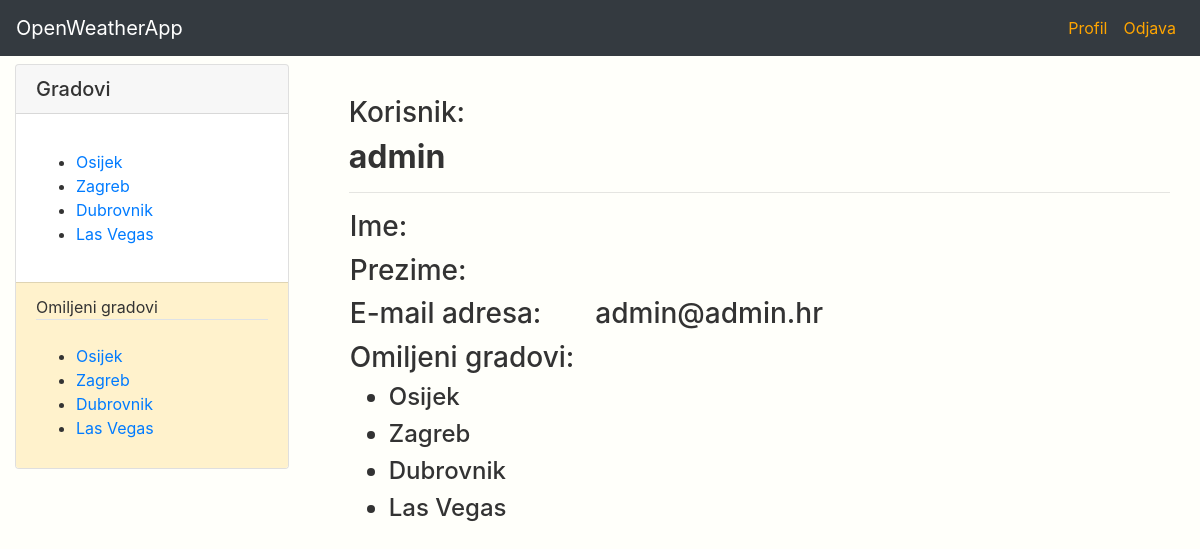
The app's page /users/profile/1/ (signed in), older data.
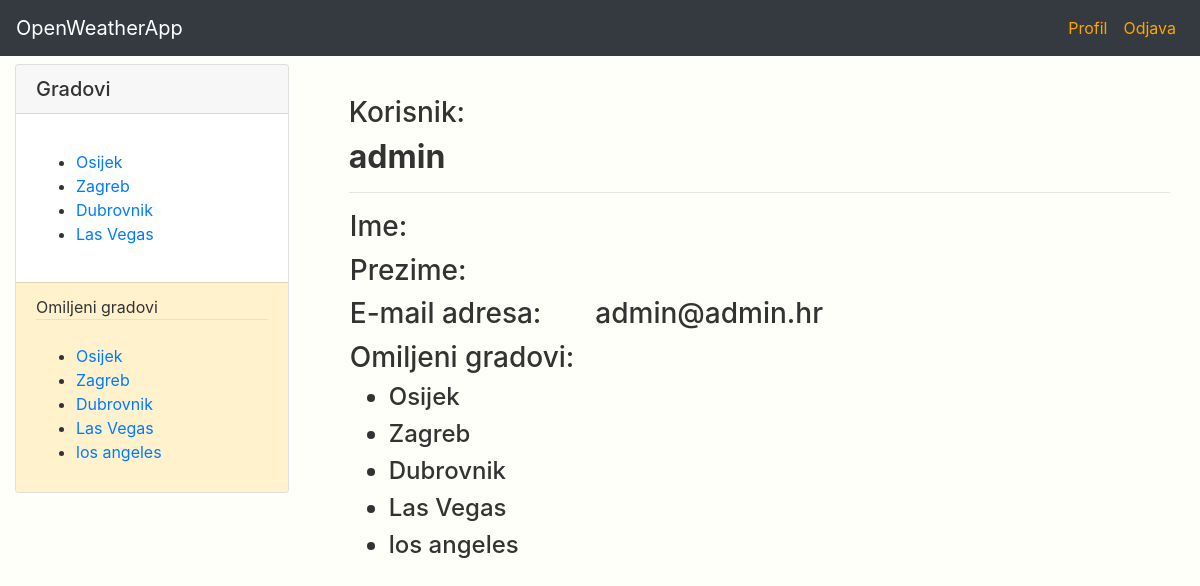
The same page, newer data.
### openweather/models.py (models this page shows, shortened)
class WeatherCity(models.Model):
    name = models.CharField(max_length=100)
    featured = models.BooleanField(default=False)
    favourite = models.ManyToManyField(settings.AUTH_USER_MODEL, blank=True)
    api_id = models.IntegerField(default=0)

### users/views.py (the view)
# urls.py: path('profile/<int:pk>/', Profile.as_view(), name='profile'),
class Profile(generics.RetrieveAPIView):
    renderer_classes = [TemplateHTMLRenderer]
    def get(self, request, *args, **kwargs):
        feat_cities = sidelist(request)
        favourite_cities = favourites(request)
        if request.user.pk == self.kwargs['pk']:
            user = request.user
            user = serializers.UserSerializer(user).data
            return Response({'current_user':user, 'feat_cities':feat_cities, 'favourite_cities':favourite_cities }, template_name='profile.html')
        else:
            return Response(status=status.HTTP_401_UNAUTHORIZED)

### openweather/views.py (called while the page is built)
def sidelist(request):
    queryset = WeatherCity.objects.filter(featured=True)
    serializer = serializers.CityListSerializer(queryset, many=True).data
    return serializer

### users/views.py (called while the page is built)
def favourites(request):
    queryset = 0
    if request.user.is_authenticated:
        user = request.user
        queryset = user.weathercity_set.all()
        return queryset
    else:
        return queryset

### users/templates/profile.html (shortened to what this page needs)
{% extends "base.html" %}
{% block content %}
{% if error %}
<div class="container-fluid" style="margin-top:2rem">
    <h1>
        Nemate pravo pristupa profilu.
    </h1>
    <br>
    <hr>
    <a href="{% url 'home' %}">Povratak na početnu.</a>
</div>
{% else %}
<div class="container-fluid" style="margin-top:2rem">
    <h3>Korisnik:</h3>
    <h2><b>{{ current_user.username }}</b></h2>
    <hr>
    <table>
        <tr>
            <td>
                <h3>Ime:</h3>
            </td>
            <td style="padding-left: 15pt;">
            </td>
        </tr>
        <tr>
            <td>
                <h3>Prezime:</h3>
            </td>
            <td style="padding-left: 15pt;">
            </td>
        </tr>
        <tr>
            <td>
                <h3>E-mail adresa:</h3>
            </td>
            <td style="padding-left: 15pt;">
                <h3>{{ current_user.email }}</h3>
            </td>
        </tr>
        <tr>
            <td>
                <h3>Omiljeni gradovi:</h3>
            </td>
        </tr>
    </table>
    <ul>
        {% for city in current_user.weathercity_set %}
        <h4>
            <li>{{ city.name }}</li>
        </h4>
        {% endfor %}
    </ul>
</div>
{% endif %}
{% endblock content %}

### openweather/templates/base.html (shortened to what this page needs)
{% load static %}
{% load crispy_forms_tags %}
<!DOCTYPE html>
<html lang="en">
<head>
  <link rel="stylesheet" href="https://stackpath.bootstrapcdn.com/bootstrap/4.4.1/css/bootstrap.min.css"
>
  <link rel="stylesheet" type="text/css" href="{% static 'openweather/main.css' %}">
</head>
<body>
  <div class="row">
    <header class="site-header">
      <nav class="navbar navbar-expand-lg navbar-light bg-dark fixed-top">
        <a class="navbar-brand" style="color:white" href="{% url 'home' %}">OpenWeatherApp</a>
        <div class="collapse navbar-collapse" id="navbarNavAltMarkup">
          <div class="navbar-nav ml-auto">
            {% if user.is_authenticated %}
            <a class="nav-item nav-link" href="{% url 'profile' pk=user.id %}">Profil</a>
            <a class="nav-item nav-link" href="{% url 'logout' %}">Odjava</a>
            {% else %}
            <a class="nav-item nav-link" href="{% url 'login' %}">Prijava</a>
            <a class="nav-item nav-link" href="{% url 'register' %}">Registracija</a>
            {% endif %}
          </div>
        </div>
      </nav>
    </header>
  </div>
  <div class="row ml-auto" style="margin-top: 2rem;">
    <div class="col-md-3">
      {% block card %}
      <div class="card">
        <h5 class="card-header">
          Gradovi
        </h5>
        <div class="card-body">
          <p class="card-text">
            <ul>
              {% for city in feat_cities %}
              <li><a href="{% url 'city-weather' name=city.name %}">{{ city.name }}</a></li>
              {% endfor %}
            </ul>
          </p>
        </div>
        {% if favourite_cities %}
        <div class="card-footer" style="background-color: #fff2cc;">
          <div class="border-bottom mb-4">
            Omiljeni gradovi
          </div>
          <ul>
            {% for city in favourite_cities %}
            <li><a href="{% url 'city-weather' name=city.name %}">{{ city.name }}</a></li>
            {% endfor %}
          </ul>
        </div>
        {% endif %}
      </div>
      {% endblock %}
    </div>
    <div class="col-md-9">
      <main role="main" class="container">
        {% block content %}{% endblock %}
      </main>
    </div>
  </div>
</body>
</html>

### openweather/static/openweather/main.css (style rules this page uses)
body { background: #fffffa; color: #333333; margin-top: 2rem; }
.site-header .navbar-nav .nav-link { color: orange; }

Row changes from the older to the newer data that the page shows:
added WeatherCity: name "los angeles", name "los angeles"
